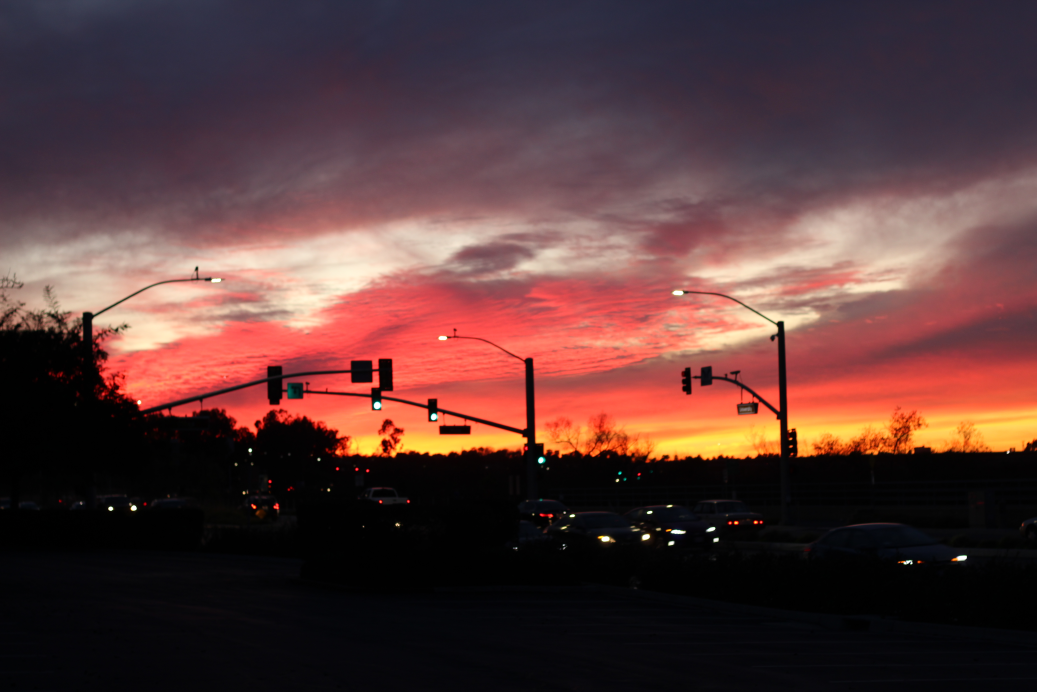
#> input picture test/IMG_0674.JPG, 5184 x 3456 px (shown at 1/5 size)
$ python colors2.py
#> lines starting #> are read from the running program, lines starting #| are printed output that depends on the picture
#> the answer given: IMG_0674.JPG
#> further down, pic is the input picture: shape (3456, 5184, 3); mean R, G, B 88.5, 57, 56
#| Type of the image :  <class 'numpy.ndarray'>
#| Shape of the image : (3456, 5184, 3)
#| Hight of the image 3456
#| Width of the image 5184
#| Dimension of the Image 3
#| Image size 53747712
#| Maximum RGB value in this image 255
#| Minimum RGB value in this image 0
#| Value of only R channel 49
#| Value of only G channel 48
#| Value of only B channel 66
import imageio
import matplotlib.pyplot as plt
import numpy as np
from sklearn.cluster import KMeans
import cv2
from collections import Counter
import os

def RGB_HEX(color):
    return "#{:02x}{:02x}{:02x}".format(int(color[0]), int(color[1]), int(color[2]))

def get_colors(image, number_of_colors, show_chart):
#> called with number_of_colors = 8, show_chart = True
    reshaped_image = cv2.resize(image, (600, 400))
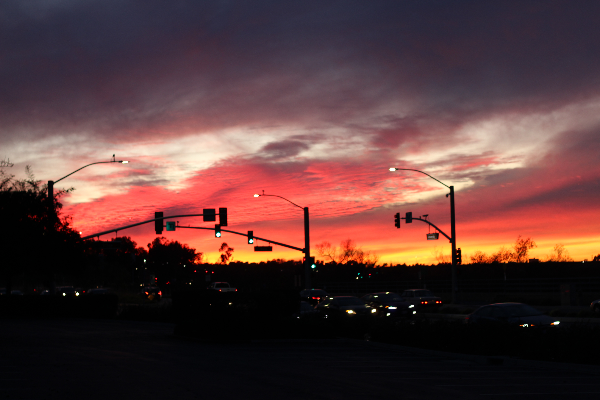
#> reshaped_image: shape (400, 600, 3); mean R, G, B 88.4, 57, 56
    reshaped_image = reshaped_image.reshape(reshaped_image.shape[0]*reshaped_image.shape[1], 3)
    clf = KMeans(n_clusters = number_of_colors)
    labels = clf.fit_predict(reshaped_image)
    counts = Counter(labels)
#> counts = {3: 51822, 6: 23508, 0: 20727, 2: 13170, 7: 11277, 1: 90443, 5: 22288, 4: 6765}
    counts = dict(sorted(counts.items()))
#> counts = {0: 20727, 1: 90443, 2: 13170, 3: 51822, 4: 6765, 5: 22288, 6: 23508, 7: 11277}
    center_colors = clf.cluster_centers_
    ordered_colors = [center_colors[i] for i in counts.keys()]
#> ordered_colors = [[156.5, 87.14, 86.8], [5.14, 4.38, 6.03], [190.8, 147.6, 135.5], [54.95, 45.25, 61.7], [254.7, 173.3, 78.4], [242.2, 92.19, 75.3], [101.9, 71.83, 80.35], [234.1, 201.2, 177.9]]
    hex_colors = [RGB_HEX(ordered_colors[i]) for i in counts.keys()]
#> hex_colors = ['#9c5756', '#050406', '#be9387', '#362d3d', '#fead4e', '#f25c4b', '#654750', '#eac9b1']
    rgb_colors = [ordered_colors[i] for i in counts.keys()]
#> rgb_colors has the same summary as ordered_colors
    if (show_chart):
        plt.figure(figsize = (8, 6))
        plt.pie(counts.values(), labels = hex_colors, colors = hex_colors)
    return rgb_colors

img = input('image: ')

pic=imageio.imread(img)
plt.figure(figsize=(10,10))
plt.imshow(pic)
image = cv2.imread(img)
image = cv2.cvtColor(image, cv2.COLOR_BGR2RGB)
plt.imshow(image)

print('Type of the image : ',type(pic))
print('Shape of the image : {}'.format(pic.shape))
print('Hight of the image {}'.format(pic.shape[0]))
print('Width of the image {}'.format(pic.shape[1]))
print('Dimension of the Image {}'.format(pic.ndim))

print('Image size {}'.format(pic.size))
print('Maximum RGB value in this image {}'.format(pic.max()))
print('Minimum RGB value in this image {}'.format(pic.min()))

print('Value of only R channel {}'.format(pic[ 150, 100, 0]))
print('Value of only G channel {}'.format(pic[ 150, 100, 1]))
print('Value of only B channel {}'.format(pic[ 150, 100, 2]))

raw_colors = get_colors(image, 8, True)
#> raw_colors has the same summary as ordered_colors in get_colors

# show plot
plt.show()
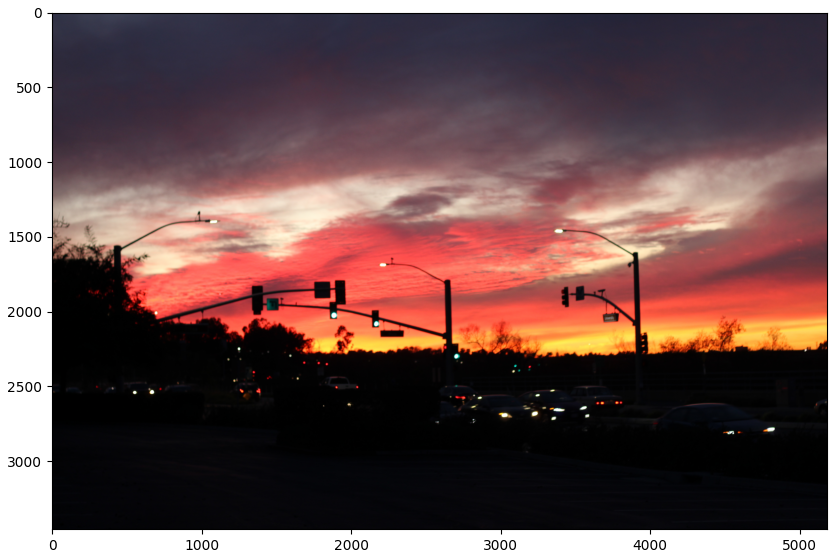
#> figure drawn by matplotlib, 1 panel
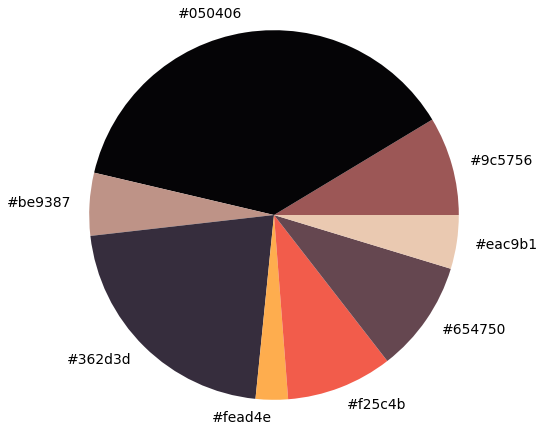
#> figure drawn by matplotlib, 1 panel
